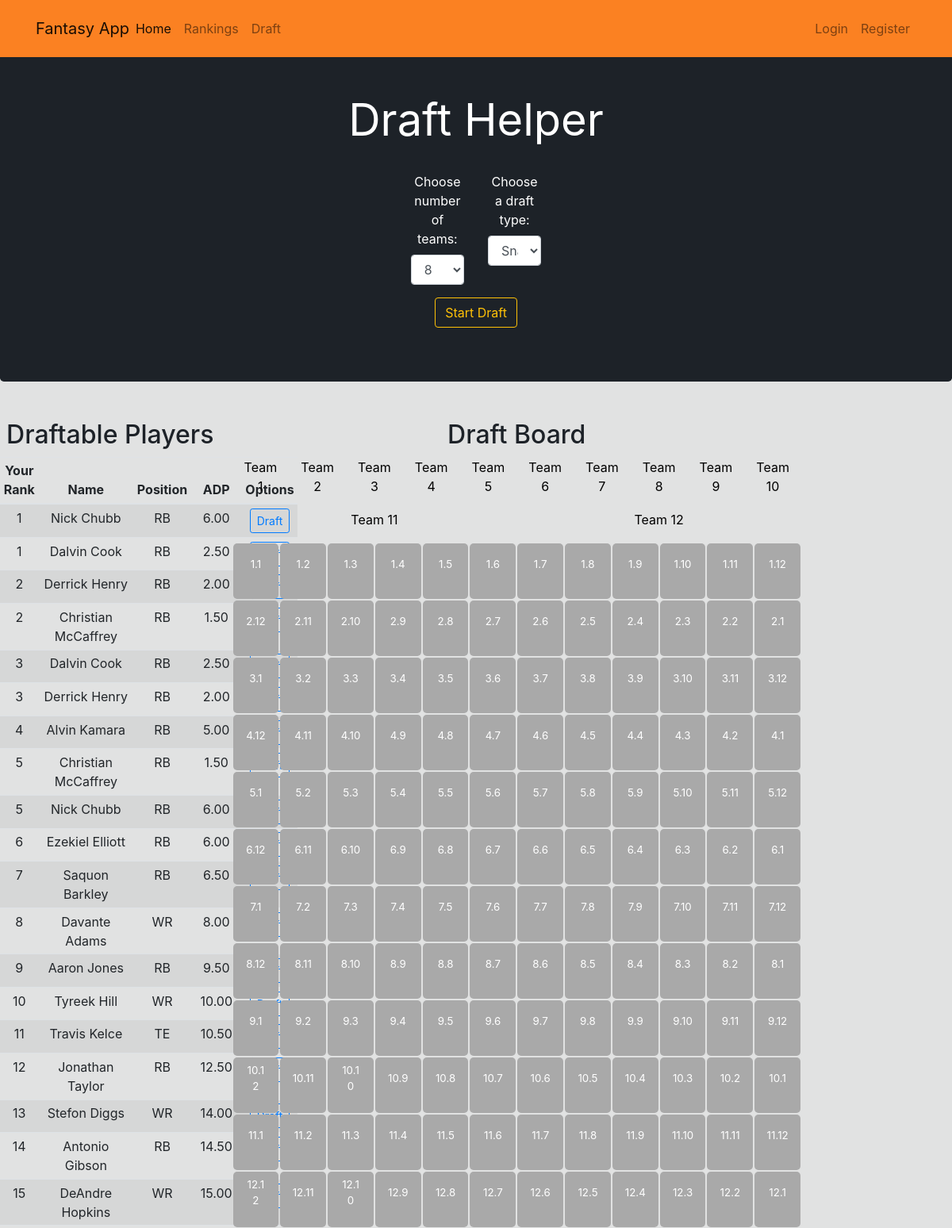
The app's page /draft (upper part) with its own data.
### website/models.py (models this page shows, shortened)
class Player(db.Model):
    id = db.Column(db.Integer(), primary_key=True)
    rank = db.Column(db.Integer())
    name = db.Column(db.String(length=40), nullable=False, unique=True)
    position = db.Column(db.String(length=3), nullable=False)
    team = db.Column(db.String(length=4))
    adp = db.Column(db.DECIMAL(3,2))
    fp_rank = db.Column(db.Integer())
    ffb_calc_rank = db.Column(db.Integer())
    sport_news_rank = db.Column(db.Integer())
    overall_tier = db.Column(db.Integer())
    position_rank = db.Column(db.Integer())

### website/routes.py (the view)
@app.route('/draft')
def draft_page():
    players = db.session.query(Player, Rank.custom_rank).join(Rank, Player.id == Rank.player_id).order_by(Rank.custom_rank).all()
    swap_rank_form = SwapRankForm()
    return render_template('draft.html', players=players, swap_rank_form=swap_rank_form)

### website/forms.py
class SwapRankForm(FlaskForm):
	num_players = len(Player.query.all())
	new_rank= IntegerField(label='Old Player Rank', validators=[DataRequired(), NumberRange(1, num_players - 1)])
	submit = SubmitField(label='Submit Rank Change')

### website/templates/draft.html (shortened to what this page needs)
{% extends 'base.html' %}
{% block content %}
<div class="jumbotron text-center" style="color:white; background-color:#1D2228;">
   <div class="mx-auto my-1">
   	<h1 class="display-4 font-weight-normal" style="color: white">Draft Helper</h1>
   	<br>
   	<form class="form-group row">
   		<div class="col-1 offset-5">
   			<label for="num_teams" style="color:white;">Choose number of teams:</label>
   			<select name="num_teams" id="num_teams" class="form-control">
   				<option value=8>8</option>
   			</select>
   		</div>
   		<div class="col-1">
   			<label for="draft_type" style="color:white;">Choose a draft type:</label>
   			<select name="draft_type" id="draft_type" class="form-control">
   				<option value="snake">Snake</option>
   			</select>
	   	</div>
   	</form>
      <a class="btn btn-outline-warning" onclick="draft()">Start Draft</a>
   </div>
</div>
<div class="row mt-5">
	<div class="col-sm-3">
		<table class="table table-hover table-striped table-sm tab" style="margin-left:auto; margin-right:auto;">
			<thead>
				<h2 class="text-center">Draftable Players</h2>
				<tr>
					<th scope="col" class="text-center">Your Rank</th>
					<th scope="col" class="text-center">Name</th>
					<th scope="col" class="text-center">Position</th>
					<th scope="col" class="text-center">ADP</th>
					<th scope="col" class="text-center options-col">Options</th>
				</tr>
			</thead>
			<tbody>
				{% for player in players %}
					<tr class="player-row" id="{{ player.id }}-row">
						<td class="text-center custom-rank" form="player-form">{{ player.custom_rank }}</td>
						<td class="text-center">{{ player[0].name }}</td>
						<td class="text-center">{{ player[0].position }}</td>
						<td class="text-center">{{ player[0].adp }}
						<td class="text-center options-col">
							<button class="btn btn-outline btn-outline-primary btn-sm" value="{{ player[0].id }}">Draft</button>
						</td>
					</tr>
				{% endfor %}
			</tbody>
		</table>
	</div>
	<div class="col-sm-7">
		<table class="draft-board">
			<thead>
				<h2 class="text-center">Draft Board</h2>
				<tr class="row">
				{% for i in range(12) %}
					<td class="col">
						<p>Team {{i + 1}}</p>
					</td>
				{% endfor %}
				</tr>
			</thead>
			<tbody>
			{% for i in range(15) %}
				<tr class="row">
					{% for j in range(12) %}
						<td class="col card draft-card" id="rd{{i + 1}}-pk{{ (j + 1 - (13 * (i % 2)))|abs }}">
							<p>{{i + 1}}.{{(j + 1 - (13 * (i % 2)))|abs}}</p>
						</td>
					{% endfor %}
				</tr>
			{% endfor %}
			</tbody>
		</table>
	</div>
</div>
{% endblock %}

### website/templates/draft.html (style rules this page uses)
.card { height: 70px; width: 100px; background-color: #A9A9A9; color: #E1E2E2; text-align: center; margin: 1px 1px 1px 1px; }
p { color: white; }
thead p { color: black; }
td { text-align: center; justify-content: center; }
.draft-card { font-size: 10pt; border: none; border-radius: 5px; }

### website/templates/base.html (style rules this page uses)
label, h1, h6 { color: #1D2228; }

### records on screen
Player: custom_rank "1", name "Nick Chubb", position "RB", adp "6.00", custom_rank "5"
Player: custom_rank "1", name "Dalvin Cook", position "RB", adp "2.50", custom_rank "3"
Player: custom_rank "2", name "Derrick Henry", position "RB", adp "2.00", {{ player[0].id }} 1 (drawn), custom_rank "3"
Player: custom_rank "2", name "Christian McCaffrey", position "RB", adp "1.50", custom_rank "5"
Player: custom_rank "4", name "Alvin Kamara", position "RB", adp "5.00", {{ player[0].id }} 6 (drawn)
Player: custom_rank "6", name "Ezekiel Elliott", position "RB", adp "6.00", {{ player[0].id }} 7 (drawn)
Player: custom_rank "7", name "Saquon Barkley", position "RB", adp "6.50", {{ player[0].id }} 4 (drawn)
Player: custom_rank "8", name "Davante Adams", position "WR", adp "8.00", {{ player[0].id }} 10 (drawn)
Player: custom_rank "9", name "Aaron Jones", position "RB", adp "9.50"
Player: custom_rank "10", name "Tyreek Hill", position "WR", adp "10.00", {{ player[0].id }} 8 (drawn)
Player: custom_rank "11", name "Travis Kelce", position "TE", adp "10.50", {{ player[0].id }} 13 (drawn)
Player: custom_rank "12", name "Jonathan Taylor", position "RB", adp "12.50", {{ player[0].id }} 11 (drawn)
Player: custom_rank "13", name "Stefon Diggs", position "WR", adp "14.00", {{ player[0].id }} 15 (drawn)
Player: custom_rank "14", name "Antonio Gibson", position "RB", adp "14.50", {{ player[0].id }} 12 (drawn)
Player: custom_rank "15", name "DeAndre Hopkins", position "WR", adp "15.00", {{ player[0].id }} 14 (drawn)

### other values on screen
{{ i + 1 }} "1" "2" "3" "4" "5" "6" "7" "8" "9" "10" "11" "12"
{{ i + 1 }} "1" "1" "1" "1" "1" "1" "1" "1" "1" "1" "1" "1" "2" "2" "2" "2" "2" "2" "2" "2" "2" "2" "2" "2" "3" "3" "3" "3" "3" "3" "3" "3" "3" "3" "3" "3" "4" "4" "4" "4" "4" "4" "4" "4" "4" "4" "4" "4" "5" "5" "5" "5" "5" "5" "5" "5" "5" "5" "5" "5" "6" "6" "6" "6" "6" "6" "6" "6" "6" "6" "6" "6" "7" "7" "7" "7" "7" "7" "7" "7" "7" "7" "7" "7" "8" "8" "8" "8" "8" "8" "8" "8" "8" "8" "8" "8" "9" "9" "9" "9" "9" "9" "9" "9" "9" "9" "9" "9" "10" "10" "10" "10" "10" "10" "10" "10" "10" "10" "10" "10" "11" "11" "11" "11" "11" "11" "11" "11" "11" "11" "11" "11" "12" "12" "12" "12" "12" "12" "12" "12" "12" "12" "12" "12"
{{ (j + 1 - (13 * (i % 2)))|abs }} "1" "2" "3" "4" "5" "6" "7" "8" "9" "10" "11" "12" "12" "11" "10" "9" "8" "7" "6" "5" "4" "3" "2" "1" "1" "2" "3" "4" "5" "6" "7" "8" "9" "10" "11" "12" "12" "11" "10" "9" "8" "7" "6" "5" "4" "3" "2" "1" "1" "2" "3" "4" "5" "6" "7" "8" "9" "10" "11" "12" "12" "11" "10" "9" "8" "7" "6" "5" "4" "3" "2" "1" "1" "2" "3" "4" "5" "6" "7" "8" "9" "10" "11" "12" "12" "11" "10" "9" "8" "7" "6" "5" "4" "3" "2" "1" "1" "2" "3" "4" "5" "6" "7" "8" "9" "10" "11" "12" "12" "11" "10" "9" "8" "7" "6" "5" "4" "3" "2" "1" "1" "2" "3" "4" "5" "6" "7" "8" "9" "10" "11" "12" "12" "11" "10" "9" "8" "7" "6" "5" "4" "3" "2" "1"
